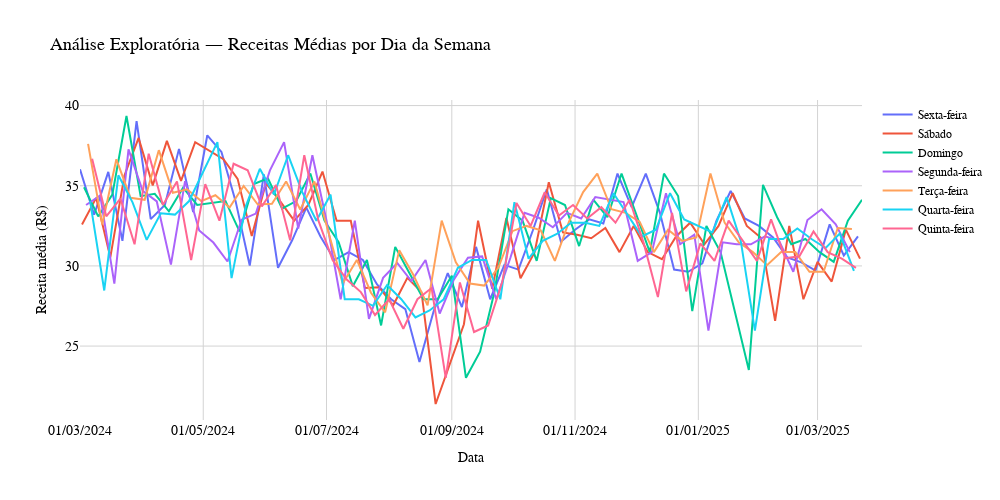

Notebook source saved alongside this figure:
### Code cell
database_vendas["sale_date"] = pd.to_datetime(database_vendas["sale_date"])

translated_weekdays = {0: "Segunda-feira", 1: "Terça-feira", 2: "Quarta-feira", 3: "Quinta-feira", 4: "Sexta-feira", 5: "Sábado", 6: "Domingo"}
database_vendas["weekday"] = database_vendas["sale_date"].dt.dayofweek.map(translated_weekdays)

weekdays_revenue = (database_vendas.groupby(["sale_date", "weekday"])["price"]
                   .mean().reset_index(name = "weekdays_revenue"))

weekdays_revenue["weekday"] = pd.Categorical(weekdays_revenue["weekday"], ordered = True)

figure6 = px.line(
    weekdays_revenue, x = "sale_date", y = "weekdays_revenue", color = "weekday",
    labels = {"sale_date": "Data", "weekdays_revenue": "Receita média (R$)", "weekday": "Dia da semana"},
    title = "Análise Exploratória — Receitas Médias por Dia da Semana", width = 1000, height = 500
)

figure6.update_layout(
    title_font_size = 18,
    font = dict(size = 14, family = "Arial", color = "black"),
    plot_bgcolor = "white",
    paper_bgcolor = "white",
    legend = dict(title = "", font_size = 12, bgcolor = "rgba(0,0,0,0)"),
    xaxis = dict(showgrid = True, gridcolor = "lightgrey", zeroline = False, title_font_size = 14, tickformat = "%d/%m/%Y"),
    yaxis = dict(showgrid = True, gridcolor = "lightgrey", zeroline = False, title_font_size = 14)
)

# figure6.show()
